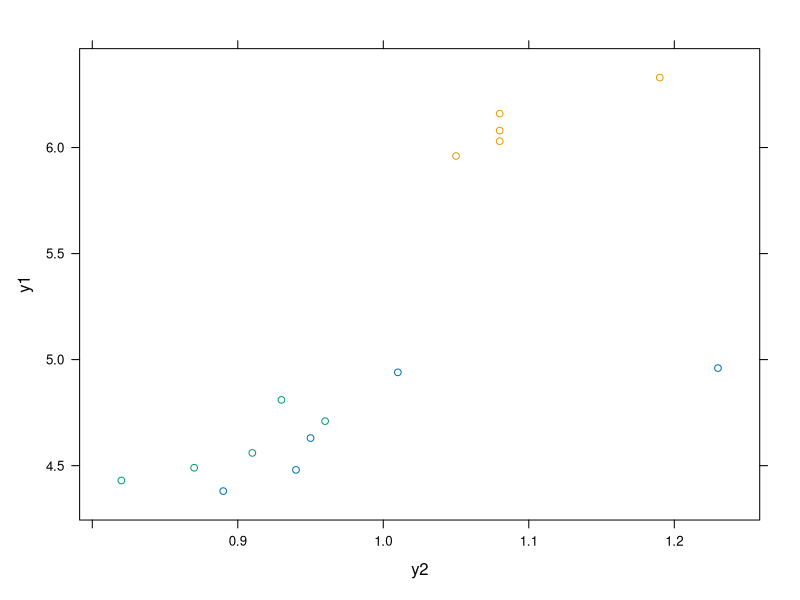

Generate this figure with R:
#-----------------------------------------------------------------------
# Packages.

library(lattice)

#-----------------------------------------------------------------------
# [redacted]

da <- data.frame(trt = gl(n = 3,
                          k = 5,
                          labels = c("Test", "TurFer", "TurNat")),
                 y1 = c(463, 438, 494, 496, 448, 603, 596, 616, 633,
                        608, 471, 481, 449, 443, 456)/100,
                 y2 = c(950, 890, 1010, 1230, 940, 1080, 1050, 1080,
                        1190, 1080, 960, 930, 870, 820, 910)/1000)
str(da)

# ATTENTION: This is a toy example, small dataset easy to handle.
xyplot(y1 ~ y2, groups = trt, data = da)

# Fitting the manova model.
m_full <- lm(cbind(y1, y2) ~ trt, data = da)

# Separated univariate models.
summary(m_full)

# Separated ANOVA tables.
summary.aov(m_full)

# MANOVA table.
anova(m_full)

# Estimated parameters.
coef(m_full)

# Estimated covariance matrix (least squares).
var(residuals(m_full))

# Null model.
m_null <- update(m_full, . ~ 1)

#-----------------------------------------------------------------------
# Doing the math.

# Error SSP of the full model.
E_full <- crossprod(residuals(m_full))
E_full

# Error SSP of the null model.
E_null <- crossprod(residuals(m_null))
E_null

# Extra error SSP = SSPnull - SSPfull.
E_extr <- E_null - E_full
E_extr

# Wilks' lambda.
det(E_full)/det(E_full + E_extr)
anova(m_full, test = "Wilks")

# Roy's largest root.
eigen(solve(E_full, E_extr))$values[1]
anova(m_full, test = "Roy")

# Hotelling-Lawley (Wald)
sum(diag(solve(E_full, E_extr)))
anova(m_full, test = "Hotelling-Lawley")

# Pillai.
sum(diag(E_extr %*% solve(E_extr + E_full)))
anova(m_full, test = "Pillai")

#-----------------------------------------------------------------------
# Calculating using matricial algebra.

# Matrix of responses.
Y <- as.matrix(da[, 2:3])
colSums(Y)

# Total SSP = Y'Y.
t(Y) %*% Y

# Design matrix (full model).
X <- model.matrix(~trt, data = da)
dim(X)

# Estimation of the model parameters.
XlX <- crossprod(X)
XlY <- crossprod(X, Y)
B <- solve(XlX, XlY)
B

# Just to confirm.
coef(m_full)

# To create projection matrices.
proj <- function(X) {
    tX <- t(X)
    X %*% solve(tX %*% X) %*% tX
}

# Projection (hat) matrix for the full model.
Hfull <- proj(X)

# Projection (hat) matrix for the null model.
Hnull <- proj(X[, 1])

# Identity.
I <- diag(nrow(X))

# Error SSP of the full model.
E_full <- t(Y) %*% (I - Hfull) %*% Y
E_full

# Error SSP of the null model.
E_null <- t(Y) %*% (I - Hnull) %*% Y
E_null

# Extra error SSP.
E_extr <- t(Y) %*% (Hfull - Hnull) %*% Y
E_extr

# Wilks' lambda.
det(E_full)/det(E_full + E_extr)
anova(m_full, test = "Wilks")

# Roy's largest root.
eigen(solve(E_full, E_extr))$values[1]
anova(m_full, test = "Roy")

# Hotelling-Lawley (Wald)
sum(diag(solve(E_full, E_extr)))
anova(m_full, test = "Hotelling-Lawley")

# Pillai.
sum(diag(E_extr %*% solve(E_extr + E_full)))
anova(m_full, test = "Pillai")

#-----------------------------------------------------------------------
